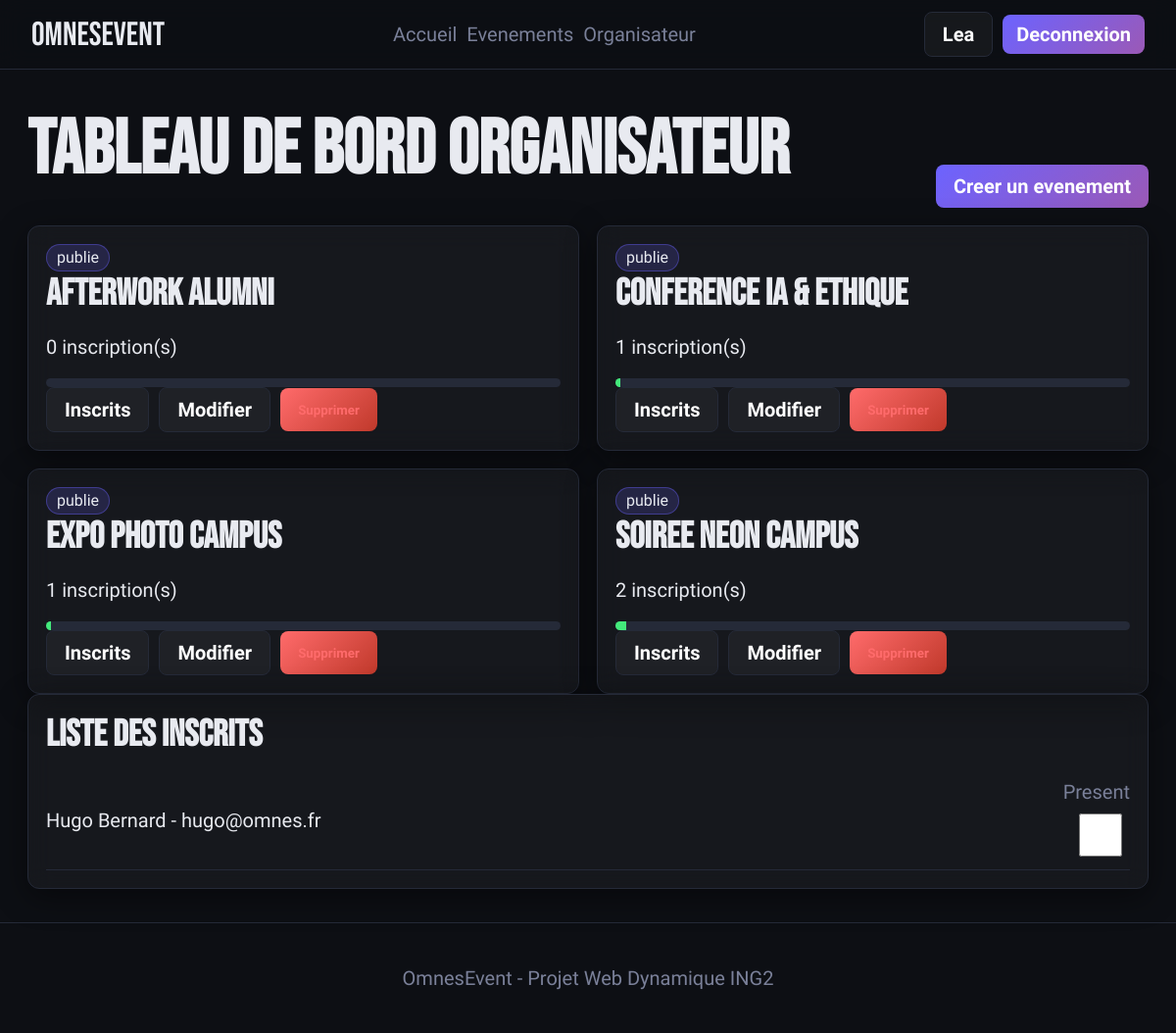
Screenshot of /omnesevent/dashboard/organizer.php?event=4 (signed in) with the database file from the repository.
### tables this page shows
CREATE TABLE evenements (
    id INT AUTO_INCREMENT PRIMARY KEY,
    titre VARCHAR(180) NOT NULL,
    description TEXT NOT NULL,
    categorie ENUM('Soirée','Sport','Culture','Conférence','Autre') NOT NULL,
    date_evenement DATETIME NOT NULL,
    nom_lieu VARCHAR(180) NOT NULL,
    adresse_lieu VARCHAR(255),
    latitude DECIMAL(10,7) NULL,
    longitude DECIMAL(10,7) NULL,
    url_affiche VARCHAR(255),
    capacite INT NOT NULL,
    prix DECIMAL(8,2) NOT NULL DEFAULT 0.00,
    cree_par INT NOT NULL,
    statut ENUM('en_attente','publie','annule') DEFAULT 'publie',
    cree_le DATETIME DEFAULT CURRENT_TIMESTAMP,
    CONSTRAINT fk_evenements_utilisateurs FOREIGN KEY (cree_par) REFERENCES utilisateurs(id) ON DELETE CASCADE
);

CREATE TABLE inscriptions (
    id INT AUTO_INCREMENT PRIMARY KEY,
    evenement_id INT NOT NULL,
    utilisateur_id INT NOT NULL,
    statut ENUM('confirme','liste_attente','annule') DEFAULT 'confirme',
    token_qr VARCHAR(64) NOT NULL UNIQUE,
    inscrit_le DATETIME DEFAULT CURRENT_TIMESTAMP,
    presente TINYINT(1) DEFAULT 0,
    CONSTRAINT fk_inscriptions_evenements FOREIGN KEY (evenement_id) REFERENCES evenements(id) ON DELETE CASCADE,
    CONSTRAINT fk_inscriptions_utilisateurs FOREIGN KEY (utilisateur_id) REFERENCES utilisateurs(id) ON DELETE CASCADE
);

CREATE TABLE utilisateurs (
    id INT AUTO_INCREMENT PRIMARY KEY,
    email VARCHAR(180) NOT NULL UNIQUE,
    mot_de_passe_hash VARCHAR(255) NOT NULL,
    prenom VARCHAR(100) NOT NULL,
    nom VARCHAR(100) NOT NULL,
    role ENUM('admin','organisateur','participant') DEFAULT 'participant',
    est_approuve TINYINT(1) DEFAULT 0,
    avatar_url VARCHAR(255),
    cree_le DATETIME DEFAULT CURRENT_TIMESTAMP
);

### omnesevent/includes/auth.php (called while the page is built, shortened)
<?php
function e($valeur) {
    return htmlspecialchars((string)$valeur, ENT_QUOTES, 'UTF-8');
}
?>

### omnesevent/dashboard/organizer.php (the view, shortened to what this page needs)
<?php
require_once __DIR__ . '/../includes/db.php';
require_once __DIR__ . '/../includes/auth.php';
$requete = $bdd->prepare('SELECT e.*, COUNT(i.id) AS total_inscriptions FROM evenements e LEFT JOIN inscriptions i ON i.evenement_id=e.id AND i.statut<>"annule" WHERE e.cree_par=? GROUP BY e.id ORDER BY e.date_evenement DESC');
$requete->execute(array($_SESSION['utilisateur_id']));
$evenements = $requete->fetchAll(PDO::FETCH_ASSOC);
$inscrits = array();
if (isset($_GET['event'])) {
    $req = $bdd->prepare('SELECT i.*, u.prenom, u.nom, u.email FROM inscriptions i INNER JOIN utilisateurs u ON i.utilisateur_id=u.id WHERE i.evenement_id=? ORDER BY i.inscrit_le ASC');
    $req->execute(array((int)$_GET['event']));
    $inscrits = $req->fetchAll(PDO::FETCH_ASSOC);
}
include __DIR__ . '/../includes/header.php';
?>
<section class="section">
    <div class="section-title">
        <h1>Tableau de bord organisateur</h1>
        <a class="btn" href="/omnesevent/event/create.php">Creer un evenement</a>
    </div>
    <div class="dashboard-grid">
        <?php foreach ($evenements as $event) {
            $taux = $event['capacite'] > 0 ? min(100, round($event['total_inscriptions'] * 100 / $event['capacite'])) : 0;
        ?>
            <article class="panel">
                <span class="badge"><?php echo e($event['statut']); ?></span>
                <h2><?php echo e($event['titre']); ?></h2>
                <p><?php echo (int)$event['total_inscriptions']; ?> inscription(s)</p>
                <div class="progress"><span style="width: <?php echo $taux; ?>%"></span></div>
                <div class="actions">
                    <a class="btn ghost" href="/omnesevent/dashboard/organizer.php?event=<?php echo (int)$event['id']; ?>">Inscrits</a>
                    <a class="btn ghost" href="/omnesevent/event/edit.php?id=<?php echo (int)$event['id']; ?>">Modifier</a>
                    <form method="post" action="/omnesevent/event/delete.php" class="inline-form confirm-form">
                        <button class="btn danger" type="submit">Supprimer</button>
                    </form>
                </div>
            </article>
        <?php } ?>
    </div>
    <?php if ($inscrits) { ?>
        <div class="panel">
            <h2>Liste des inscrits</h2>
            <?php foreach ($inscrits as $inscrit) { ?>
                <form method="post" class="row">
                    <span><?php echo e($inscrit['prenom'] . ' ' . $inscrit['nom'] . ' - ' . $inscrit['email']); ?></span>
                    <label class="switch">Present <input type="checkbox" name="presente" onchange="this.form.submit()" <?php if ($inscrit['presente']) echo 'checked'; ?>></label>
                </form>
            <?php } ?>
        </div>
    <?php } ?>
</section>
<?php include __DIR__ . '/../includes/footer.php'; ?>

### omnesevent/assets/css/style.css (style rules this page uses)
:root { --bg: #0d0f14; --surface: #161a23; --border: #252a38; --accent: #6C63FF; --accent-2: #FF6B6B; --accent-3: #43E97B; --text: #E8EAF0; --text-muted: #7A8099; --radius: 12px; --shadow: 0 8px 32px rgba(0,0,0,0.45); }
* { box-sizing: border-box; }
body { margin: 0; background: var(--bg); color: var(--text); font-family: 'Barlow Condensed', Arial, sans-serif; font-size: 20px; letter-spacing: 0; }
a { color: inherit; text-decoration: none; }
.logo, h1, h2, h3 { font-family: 'Bebas Neue', Impact, sans-serif; letter-spacing: 0; }
.btn { min-height: 44px; border: 0; border-radius: 8px; padding: 10px 18px; display: inline-flex; align-items: center; justify-content: center; gap: 8px; color: white; cursor: pointer; background: linear-gradient(135deg, var(--accent), #9B59B6); transition: all .25s ease; font-family: inherit; font-weight: 700; }
.btn.ghost { background: rgba(255,255,255,.04); border: 1px solid var(--border); }
.btn.danger { background: linear-gradient(135deg, var(--accent-2), #c0392b); }
h1 { font-size: 56px; line-height: .94; margin: 12px 0 22px; }
h2 { font-size: 38px; margin: 0 0 14px; }
input, select, textarea { width: 100%; min-height: 44px; border: 1px solid var(--border); border-radius: 8px; padding: 11px 13px; background: rgba(255,255,255,.04); color: var(--text); font: inherit; }
label { display: grid; gap: 7px; color: var(--text-muted); }
.section, .form-page, .auth-page, .detail-layout { width: min(1180px, 100%); margin: 0 auto; padding: 34px 18px; }
.section-title { display: flex; align-items: end; justify-content: space-between; gap: 16px; flex-wrap: wrap; margin-bottom: 18px; }
.event-grid, .dashboard-grid, .tickets, .preview-grid, .category-grid, .stats-grid { display: grid; gap: 18px; }
.event-card, .panel, .auth-card { background: rgba(255,255,255,0.04); backdrop-filter: blur(12px); border: 1px solid var(--border); border-radius: var(--radius); box-shadow: var(--shadow); }
.card-body, .panel, .auth-card { padding: 18px; }
.badge { display: inline-flex; min-height: 28px; align-items: center; border-radius: 999px; padding: 4px 10px; background: rgba(108,99,255,.18); color: var(--text); border: 1px solid rgba(108,99,255,.4); font-size: 16px; line-height: 1; white-space: nowrap; }
.alert, .danger, .annule { color: var(--accent-2); }
.progress { height: 9px; background: var(--border); border-radius: 999px; overflow: hidden; }
.progress span { display: block; height: 100%; background: var(--accent-3); }
.actions, .row { display: flex; gap: 10px; align-items: center; flex-wrap: wrap; }
.row { justify-content: space-between; border-bottom: 1px solid var(--border); padding: 10px 0; }
.inline-form { display: inline; }
@media (min-width: 700px) { h1 { font-size: 78px; } }
@media (min-width: 700px) { .event-grid, .dashboard-grid { grid-template-columns: repeat(2, 1fr); } }

### rows the page displays
evenements: statut "publie", titre "Afterwork Alumni", total_inscriptions "0"
evenements: statut "publie", titre "Conference IA & Ethique", total_inscriptions "1"
evenements: statut "publie", titre "Expo Photo Campus", total_inscriptions "1"
evenements: statut "publie", titre "Soiree Neon Campus", total_inscriptions "2"
inscriptions: utilisateur.email "Hugo Bernard - hugo@omnes.fr"

### other values shown
$_SESSION['prenom'] "Lea"
